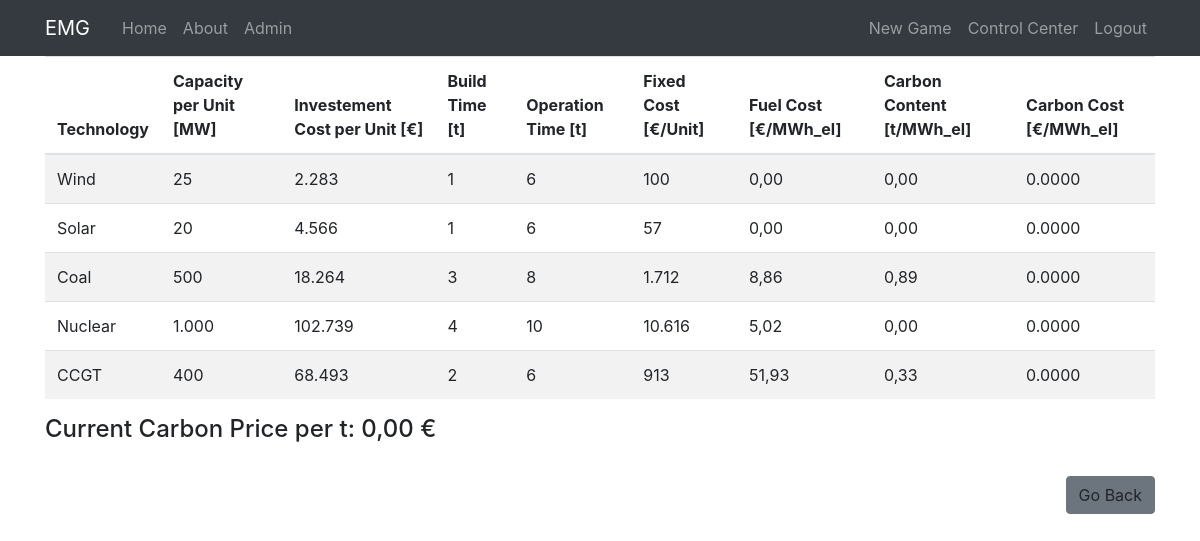
/data/ (signed in), run on the app's committed database.
### game/models.py (models this page shows, shortened)
class tech(models.Model):
    technology = models.CharField(max_length=30, unique=True)
    capacity = models.IntegerField(default=0)
    investment_cost = models.IntegerField()
    build_time = models.IntegerField()
    operation_time = models.PositiveIntegerField()
    fixed_cost = models.PositiveIntegerField(default=0)
    fuel_cost = models.DecimalField(decimal_places=2, max_digits=10)
    carbon_content = models.DecimalField(decimal_places=2, max_digits=10)
    default_amount = models.PositiveIntegerField(default=0)

class settings(models.Model):
    name = models.CharField(max_length=30)
    value = models.DecimalField(decimal_places=2, max_digits=20)
    game = models.ForeignKey(sessions, on_delete=models.CASCADE, to_field="name")

### game/views.py (the view)
# urls.py: path('data/', views.data, name='game-data'),
@login_required
def data(request):
    profile = Profile.objects.get(user_id = request.user.id)
    joined_game = Profile.objects.values_list('joined_game', flat=True).get(user_id = request.user.id)
    if not request.user.is_staff:
        if profile.joined_game is not None:
            if not profile.ready and sessions.objects.get(name = joined_game).ready:
                current_game = sessions.objects.get(name = joined_game)
                carbon_price = settings.objects.get(name='carbon_price', game = current_game).value
            elif profile.ready and sessions.objects.get(name = joined_game).ready: # Spieler ist ready für die nächste Runde und das Spiel ist gestartet
                messages.warning(request, f'Please wait for the next round to start!')
                return redirect('users-ready_room')
            elif not sessions.objects.get(name = joined_game).ready: # Spieler ist einem Spiel beigetreten aber das Spiel ist noch nicht gestartet
                messages.warning(request, f'Please wait for the Game to start!')
                return redirect('users-waiting_room')
        else:
            messages.warning(request, f'Please join a Game')
            return redirect('users-join_game')
    else:
        if profile.joined_game is not None:
                current_game = sessions.objects.get(name = joined_game)
                carbon_price = settings.objects.get(name='carbon_price', game = current_game).value
        else:
            messages.warning(request, f'Please host a Game')
            return redirect('users-staff_new_game')
    context ={
        "title": "Technology Data",
        "datas": tech.objects.all(), #Variable für data.html, welche die gesamte tech Tabelle enthält
        "carbon_price": carbon_price,
    }
    return render(request, 'game/data.html', context)

### users/templatetags/custom_tags.py (called while the page is built)
@register.simple_tag()
def multiply(a, b, *args, **kwargs):
    return a * b

### EMGproject/game/templates/game/data.html (shortened to what this page needs)
{% extends "game/base.html" %}
{% load custom_tags %}
{% block content %}
<table class="table table-striped">
    <thead>
        <tr>
        <th scope="col">Technology</th>
        <th scope="col">Capacity per Unit [MW]</th>
        <th scope="col">Investement Cost per Unit [€]</th>
        <th scope="col">Build Time [t]</th>
        <th scope="col">Operation Time [t]</th>
        <th scope="col">Fixed Cost [€/Unit]</th>
        <th scope="col">Fuel Cost [€/MWh_el]</th>
        <th scope="col">Carbon Content [t/MWh_el]</th>
        <th scope="col">Carbon Cost [€/MWh_el]</th>
        </tr>
    </thead>
    <tbody>
        {% for data in datas %}
        <tr scope="row">
            <td>{{ data.technology }}</td>
            <td>{{ data.capacity }}</td>
            <td>{{ data.investment_cost }}</td>
            <td>{{ data.build_time }}</td>
            <td>{{ data.operation_time }}</td>
            <td>{{ data.fixed_cost }}</td>
            <td>{{ data.fuel_cost }}</td>
            <td>{{ data.carbon_content }}</td>
            <td>{% multiply data.carbon_content carbon_price %}</td>
        </tr>
        {% endfor %}
    </tbody>
</table>
<h4>Current Carbon Price per t: {{ carbon_price }} €</h4>
<br>
<a  class="btn btn-secondary mb-4" role="button" onclick="history.back()" style="float:right;">Go Back</a>
{% endblock content%}

### data on the page
tech: technology "Wind", capacity "25", investment_cost "2.283", build_time "1", operation_time "6", fixed_cost "100", fuel_cost "0,00", carbon_content "0,00", carbon_content "0.0000"
tech: technology "Solar", capacity "20", investment_cost "4.566", build_time "1", operation_time "6", fixed_cost "57", fuel_cost "0,00", carbon_content "0,00", carbon_content "0.0000"
tech: technology "Coal", capacity "500", investment_cost "18.264", build_time "3", operation_time "8", fixed_cost "1.712", fuel_cost "8,86", carbon_content "0,89", carbon_content "0.0000"
tech: technology "Nuclear", capacity "1.000", investment_cost "102.739", build_time "4", operation_time "10", fixed_cost "10.616", fuel_cost "5,02", carbon_content "0,00", carbon_content "0.0000"
tech: technology "CCGT", capacity "400", investment_cost "68.493", build_time "2", operation_time "6", fixed_cost "913", fuel_cost "51,93", carbon_content "0,33", carbon_content "0.0000"
settings: value "0,00"
